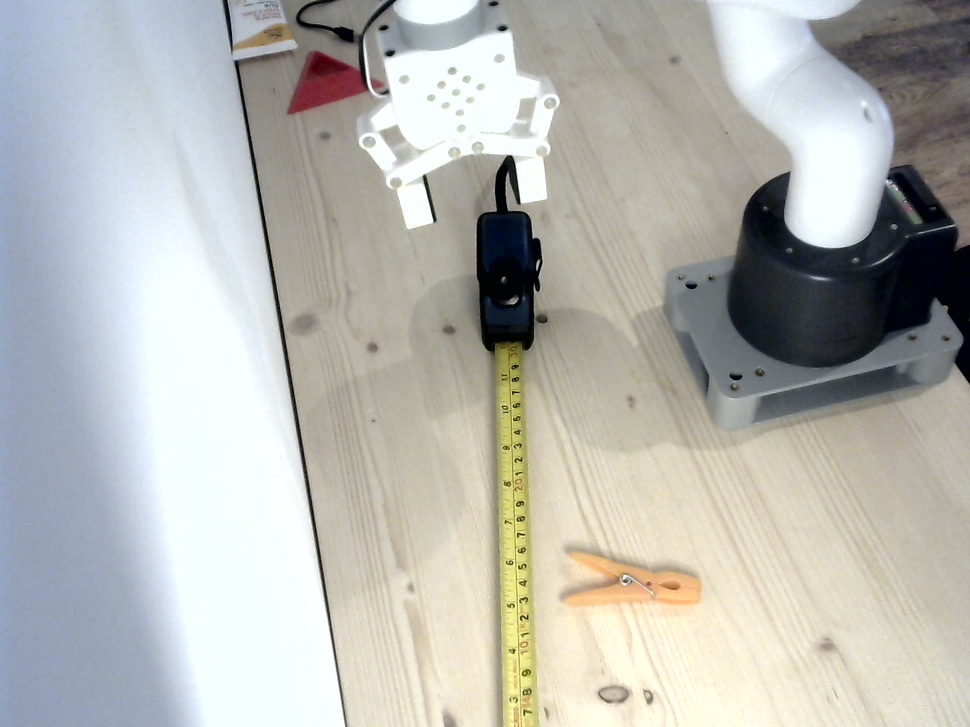
#> input picture experiments/camera-calib/tape-2026-10-08/tape1.jpg, 970 x 727 px, shrunk from 1280 x 960 before the run
$ python -i strip.py   (imports and definitions only)
#> lines starting #> are read from the running program, lines starting #| are printed output that depends on the picture; after the words box and inside, x2 and y2 are one past the last pixel; in counts of white or black regions, pixels touching at a corner belong together
#> further down, picture is the input picture: shape (727, 970, 3); mean B, G, R 177.7, 183, 182.6
"""Find the tape (yellow) in an image and resample it as a straight strip (length along the tape x width)."""
import numpy as np, cv2

def tape_strip(img, width_pad=6, step=0.5):
#> called with width_pad = 6, step = 0.5
    hsv = cv2.cvtColor(img, cv2.COLOR_BGR2HSV)
#> hsv: shape (727, 970, 3); mean H, S, V 60.7, 35, 190.9
    m = cv2.inRange(hsv, (18, 70, 110), (42, 255, 255))
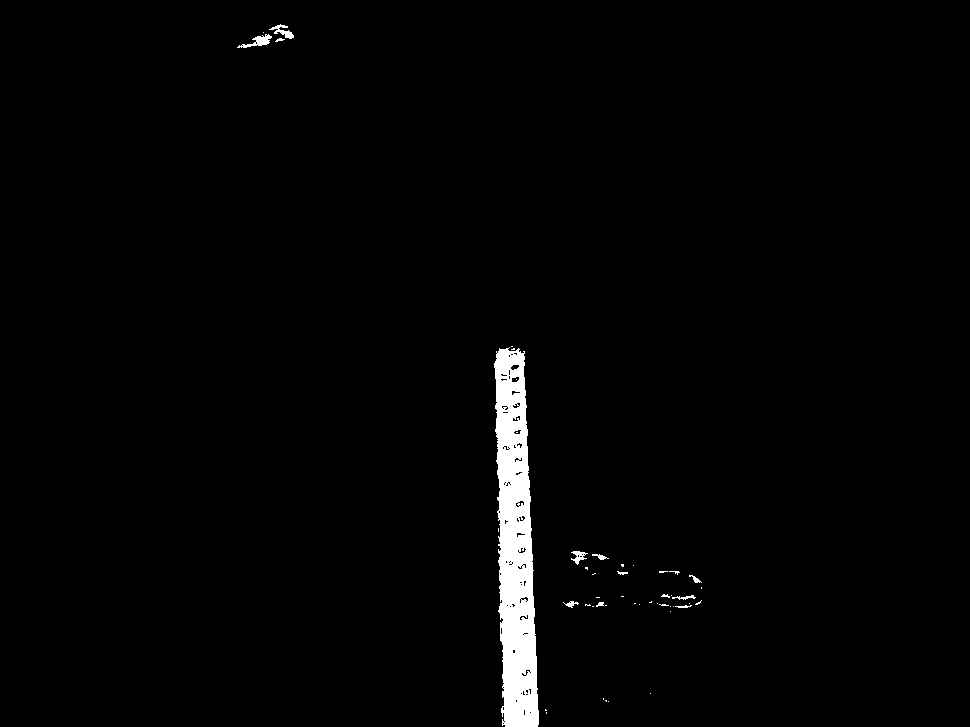
#> m: shape (727, 970); 1.8% white; 48 white regions (35 under 20 px), largest, box (x1, y1, x2, y2) and area: (494, 347, 539, 727) 11751, (237, 34, 272, 48) 192, (269, 24, 294, 39) 145
    m = cv2.morphologyEx(m, cv2.MORPH_OPEN, np.ones((5, 5), np.uint8))
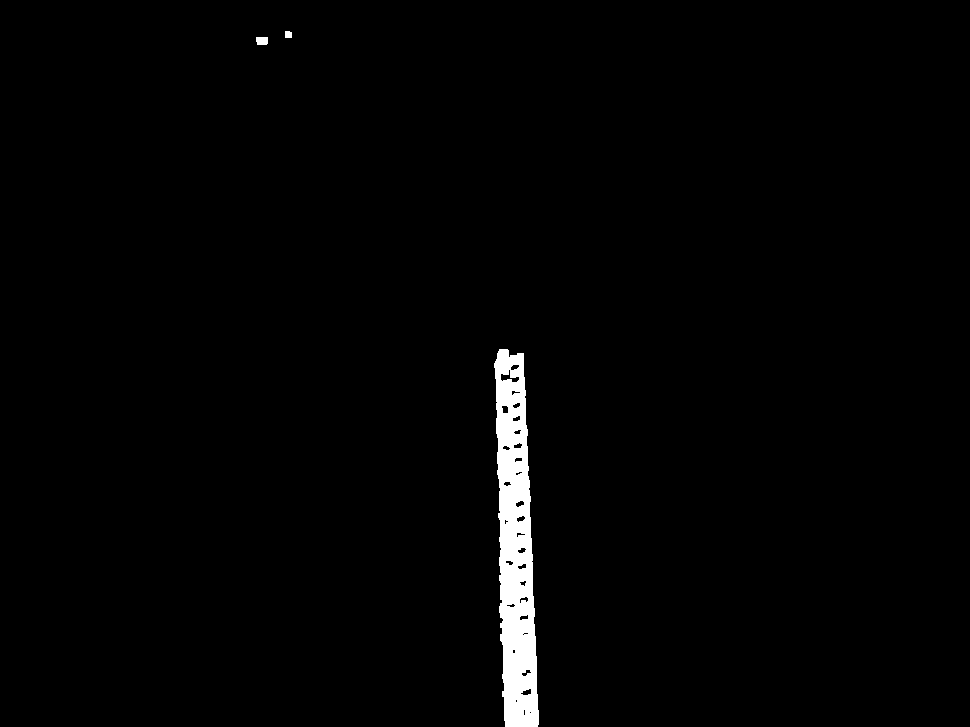
#> m: shape (727, 970); 1.6% white; 3 white regions, box (x1, y1, x2, y2) and area: (494, 349, 539, 727) 11353, (256, 37, 268, 45) 92, (285, 31, 292, 38) 47
    m = cv2.morphologyEx(m, cv2.MORPH_CLOSE, np.ones((9, 9), np.uint8))
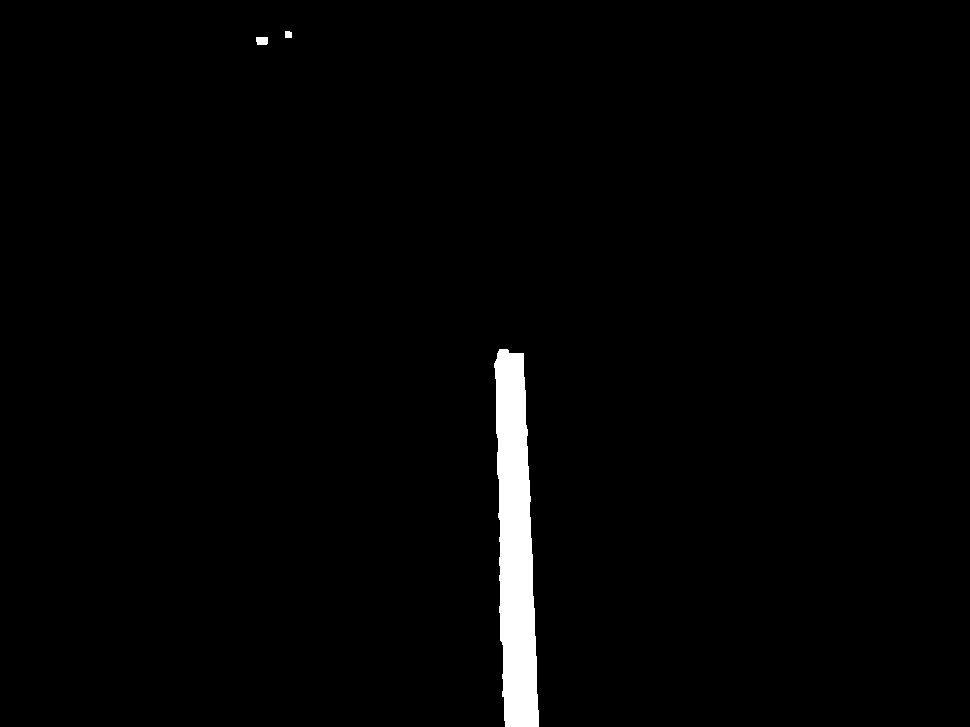
#> m: shape (727, 970); 1.7% white; 3 white regions, box (x1, y1, x2, y2) and area: (494, 349, 539, 727) 12095, (256, 37, 268, 45) 92, (285, 31, 292, 38) 47
    n, lab, st, _ = cv2.connectedComponentsWithStats(m)
#> lab: shape (727, 970) int32; 4 distinct labels, from 0 to 3
#> n = 4; st = [[0, 0, 970, 727, 692956], [285, 31, 7, 7, 47], [256, 37, 12, 8, 92], [494, 349, 45, 378, 12095]]
    k = 1 + np.argmax(st[1:, 4]); ys, xs = np.nonzero(lab == k)
#> after `k = 1 + np.argmax(st[1:, 4])`: k = 3
#> after `ys, xs = np.nonzero(lab == k)`: ys = 12095 values from 349 to 726; xs = 12095 values, max 538 at index 11540, min 494 at index 317, mean 515.1
    P = np.c_[xs, ys].astype(float); c = P.mean(0)
#> after `P = np.c_[xs, ys].astype(float)`: P = 12095 pairs, first value 494 to 538, second value 349 to 726
#> after `c = P.mean(0)`: c = [515.1, 545.2]
    _, _, Vt = np.linalg.svd(P - c, full_matrices=False); u = Vt[0]
#> after `_, _, Vt = np.linalg.svd(P - c, full_matrices=False)`: Vt = [[0.0328, 0.999], [-0.999, 0.0328]]
#> after `u = Vt[0]`: u = [0.0328, 0.999]
    if u[0] < 0: u = -u
    nrm = np.array([-u[1], u[0]])
#> nrm = [-0.999, 0.0328]
    s = (P - c) @ u; w = (P - c) @ nrm
#> after `s = (P - c) @ u`: s = 12095 values, max 181.4 at index 12094, min -196.7 at index 0, mean 4.81e-15
#> after `w = (P - c) @ nrm`: w = 12095 values, max 18.28 at index 8135, min -17.48 at index 11540, mean 2.28e-14
    # centre line w(s) as a quadratic (lens distortion bends straight lines a little); edges from the mask
    bins = np.arange(s.min(), s.max(), 8.0)
#> bins = 48 values from -196.7 to 179.3
    sc, wc, hw = [], [], []
    for a in bins:
        sel = (s >= a) & (s < a + 8)
        if sel.sum() > 20:
            sc.append(a + 4); wc.append((np.percentile(w[sel], 2) + np.percentile(w[sel], 98)) / 2)
            hw.append((np.percentile(w[sel], 98) - np.percentile(w[sel], 2)) / 2)
#> after the loop, hw = 48 values, max 16.99 at index 32, min 12.95 at index 0, mean 15.46; sc = 48 values from -192.7 to 183.3; wc = 48 values, max 1.11 at index 32, min -1.14 at index 0, mean -0.0521
    sc, wc, hw = map(np.array, (sc, wc, hw))
    pc = np.polyfit(sc, wc, 2); half = np.median(hw)
#> after `pc = np.polyfit(sc, wc, 2)`: pc = [-9.22e-06, 0.000289, 0.0626]
#> after `half = np.median(hw)`: half = 15.27
    ss = np.arange(sc.min() + 4, sc.max() - 4, step)
#> ss = 736 values from -188.7 to 178.8
    ws = np.arange(-half - width_pad, half + width_pad + 0.01, 0.5)
#> ws = 86 values from -21.27 to 21.23
    # local frame: centre point and normal from the polynomial
    cen = c[None, :] + ss[:, None] * u[None, :] + np.polyval(pc, ss)[:, None] * nrm[None, :]
#> cen = 736 pairs, first value 509.2 to 521.1, second value 356.7 to 724
    dw = np.polyval(np.polyder(pc), ss)
#> dw = 736 values, max 0.00377 at index 0, min -0.00301 at index 735, mean 0.000379
    tang = u[None, :] + dw[:, None] * nrm[None, :]; tang /= np.linalg.norm(tang, axis=1)[:, None]
#> after `tang = u[None, :] + dw[:, None] * nrm[None, :]`: tang = 736 pairs, first value 0.0291 to 0.0358, second value 0.999 to 1
    nn = np.c_[-tang[:, 1], tang[:, 0]]
#> nn = 736 pairs, first value -1 to -0.999, second value 0.0291 to 0.0358
    mapx = (cen[:, 0][None, :] + ws[:, None] * nn[:, 0][None, :]).astype(np.float32)
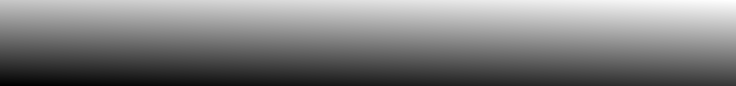
#> mapx: shape (86, 736) float32; min 488, max 542.4, mean 515; drawn with min black and max white
    mapy = (cen[:, 1][None, :] + ws[:, None] * nn[:, 1][None, :]).astype(np.float32)
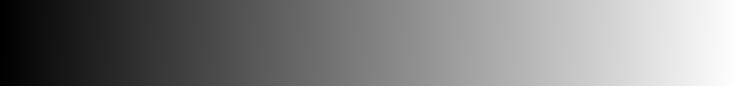
#> mapy: shape (86, 736) float32; min 356.1, max 724.7, mean 540.3; drawn with min black and max white
    strip = cv2.remap(img, mapx, mapy, cv2.INTER_LINEAR)
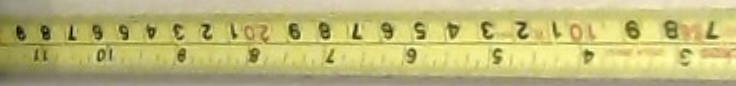
#> strip: shape (86, 736, 3); mean B, G, R 120.5, 184.8, 191
    return dict(strip=strip, ss=ss, ws=ws, cen=cen, nn=nn, half=half, mapx=mapx, mapy=mapy)

>>> import cv2
>>> picture = cv2.imread('../tape-2026-10-08/tape1.jpg')
>>> result = tape_strip(picture)
#> result = 8 items

$ run again, on experiments/camera-calib/tape-2026-10-08/tape2.jpg
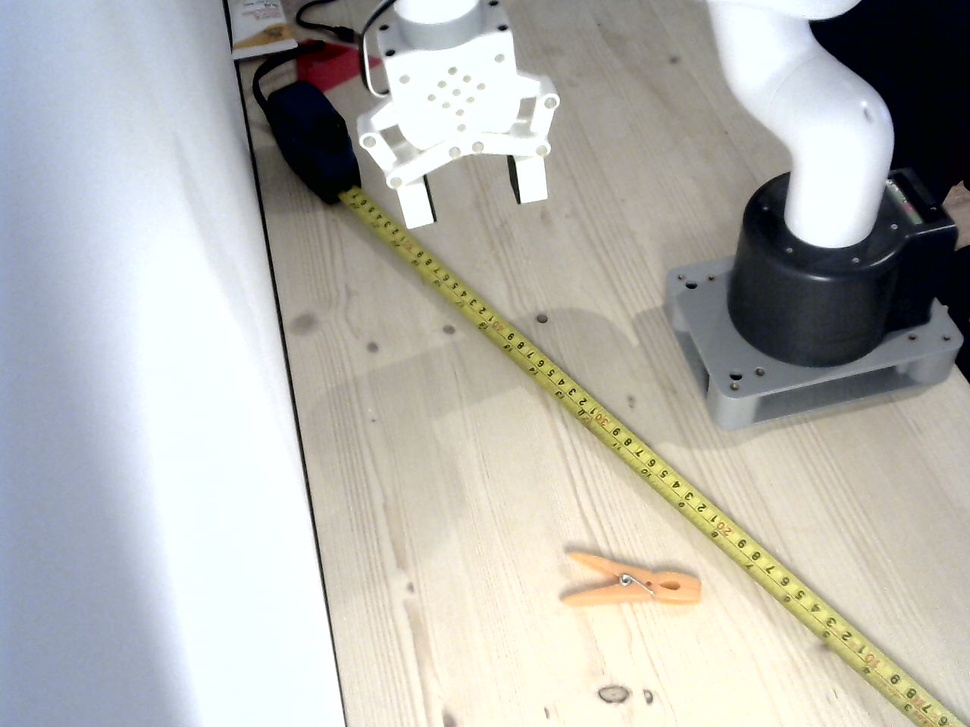
#> input picture experiments/camera-calib/tape-2026-10-08/tape2.jpg, 970 x 727 px, shrunk from 1280 x 960 before the run
#> picture is the input picture: shape (727, 970, 3); mean B, G, R 175.1, 180.1, 180.3
#> hsv: shape (727, 970, 3); mean H, S, V 61.8, 42.2, 188.4
#> in tape_strip, `n, lab, st, _ = cv2.connectedComponentsWithStats(m)`:
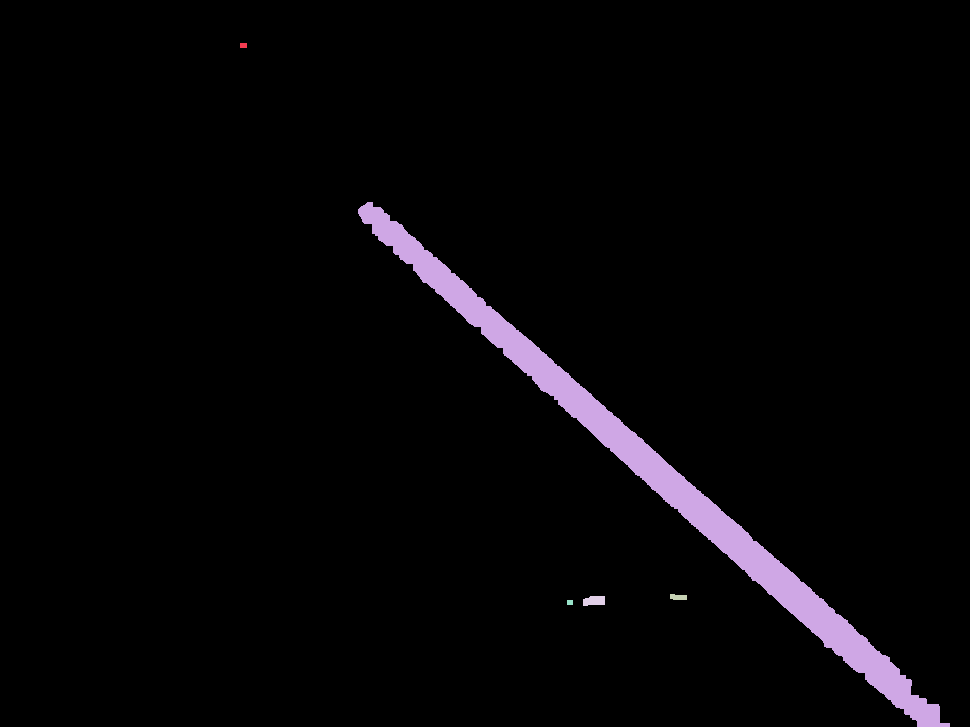
#> lab: shape (727, 970) int32; 6 distinct labels, from 0 to 5; one colour per label, 0 black
#> n = 6; st = [[0, 0, 970, 727, 683179], [240, 43, 7, 5, 35], [358, 202, 592, 525, 21671], [670, 594, 17, 6, 87], [583, 596, 22, 10, 188], [567, 600, 6, 5, 30]]
#> k = 2
#> P = 21671 pairs, first value 358 to 949, second value 202 to 726
#> c = [658.7, 474]
#> Vt = [[0.744, 0.668], [-0.668, 0.744]]
#> u = [0.744, 0.668]
#> nrm = [-0.668, 0.744]
#> after the loop in tape_strip, `for a in bins:`: hw = 98 values, max 15.71 at index 79, min 4.56 at index 97, mean 13.37; sc = 98 values from -396.8 to 379.2; wc = 98 values, max 2.8 at index 92, min -3.42 at index 97, mean -0.0281
#> pc = [-4.59e-06, -0.000129, 0.206]
#> half = 13.85
#> ss = 1536 values from -392.8 to 374.7
#> ws = 80 values from -19.85 to 19.65
#> cen = 1536 pairs, first value 366.6 to 937.9, second value 211.4 to 723.9
#> dw = 1536 values, max 0.00348 at index 0, min -0.00357 at index 1535, mean -4.56e-05
#> tang = 1536 pairs, first value 0.742 to 0.747, second value 0.665 to 0.67
#> nn = 1536 pairs, first value -0.67 to -0.665, second value 0.742 to 0.747
#> in tape_strip, `strip = cv2.remap(img, mapx, mapy, cv2.INTER_LINEAR)`:
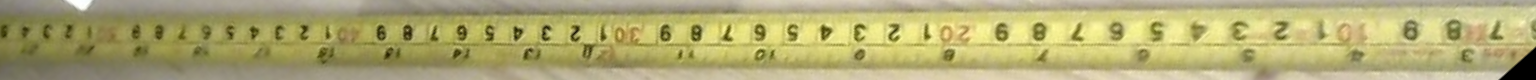
#> strip: shape (80, 1536, 3); mean B, G, R 114.5, 169.7, 176.1
#> result = 8 items

$ run again, on experiments/camera-calib/tape-2026-10-08/tape3.jpg
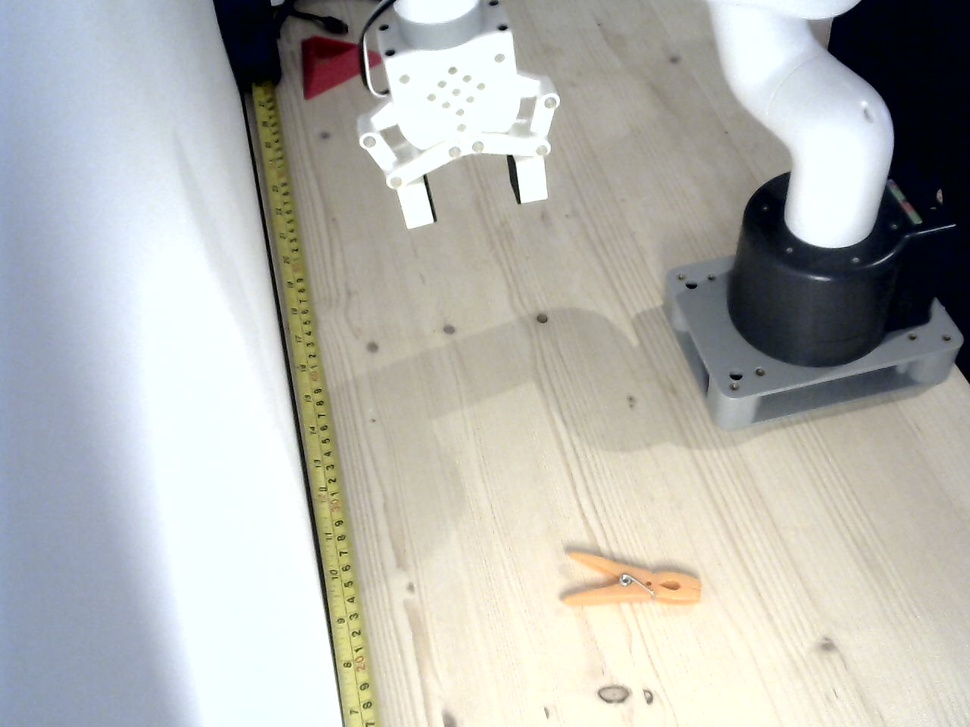
#> input picture experiments/camera-calib/tape-2026-10-08/tape3.jpg, 970 x 727 px, shrunk from 1280 x 960 before the run
#> picture is the input picture: shape (727, 970, 3); mean B, G, R 176.6, 181, 180.4
#> hsv: shape (727, 970, 3); mean H, S, V 61.8, 41.9, 189
#> in tape_strip, `n, lab, st, _ = cv2.connectedComponentsWithStats(m)`:
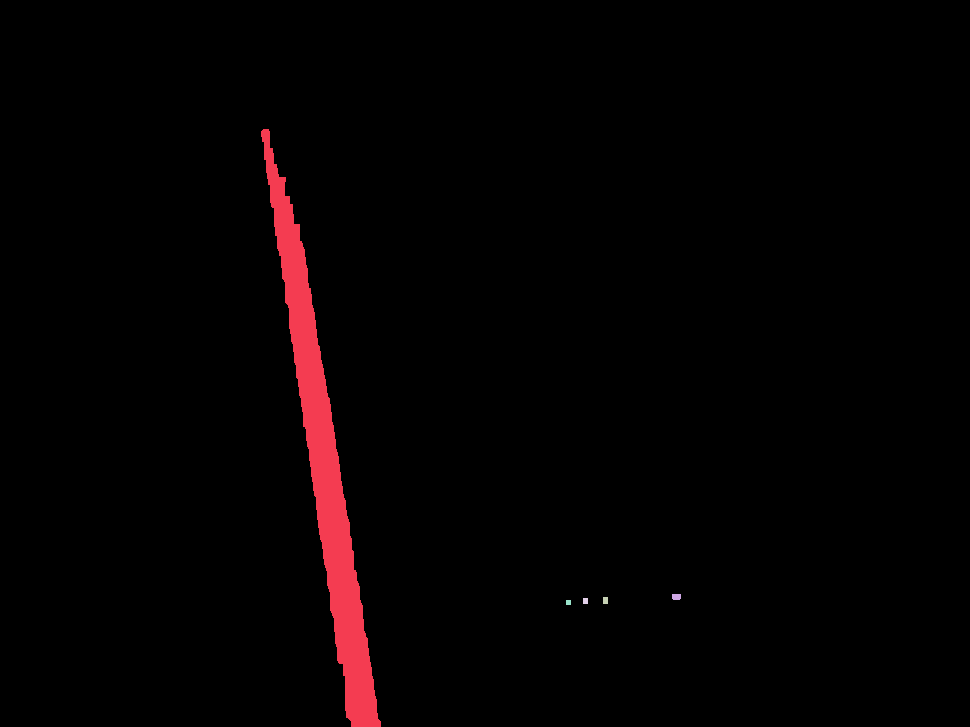
#> lab: shape (727, 970) int32; 6 distinct labels, from 0 to 5; one colour per label, 0 black
#> n = 6; st = [[0, 0, 970, 727, 689202], [261, 129, 120, 598, 15846], [672, 594, 9, 6, 52], [603, 597, 5, 7, 35], [583, 598, 5, 6, 30], [566, 600, 5, 5, 25]]
#> k = 1
#> ys = 15846 values from 129 to 726; xs = 15846 values, max 380 at index 15695, min 261 at index 13, mean 323
#> P = 15846 pairs, first value 261 to 380, second value 129 to 726
#> c = [323, 459.8]
#> Vt = [[-0.157, -0.988], [-0.988, 0.157]]
#> in tape_strip, `u = Vt[0]`: u = [-0.157, -0.988]
#> in tape_strip, `if u[0] < 0: u = -u`: u = [0.157, 0.988]
#> nrm = [-0.988, 0.157]
#> s = 15846 values, max 271.9 at index 15845, min -336.1 at index 0, mean 1.47e-14
#> w = 15846 values, max 17.75 at index 15544, min -15.92 at index 9576, mean -3.42e-15
#> after the loop in tape_strip, `for a in bins:`: hw = 76 values, max 15.36 at index 66, min 3.59 at index 1, mean 12.56; sc = 76 values from -332.1 to 267.9; wc = 76 values, max 6.22 at index 1, min -1.96 at index 16, mean 0.309
#> pc = [4.65e-05, 0.000254, -1.16]
#> half = 13.64
#> ss = 1184 values from -328.1 to 263.4
#> ws = 79 values from -19.64 to 19.36
#> cen = 1184 pairs, first value 267.6 to 362.3, second value 136.4 to 720.2
#> dw = 1184 values from -0.0302 to 0.0247
#> tang = 1184 pairs, first value 0.133 to 0.187, second value 0.983 to 0.991
#> tang = 1184 pairs, first value 0.133 to 0.187, second value 0.982 to 0.991
#> nn = 1184 pairs, first value -0.991 to -0.982, second value 0.133 to 0.187
#> in tape_strip, `strip = cv2.remap(img, mapx, mapy, cv2.INTER_LINEAR)`:
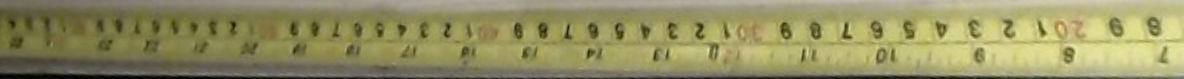
#> strip: shape (79, 1184, 3); mean B, G, R 98.1, 144.3, 147.9
#> result = 8 items
